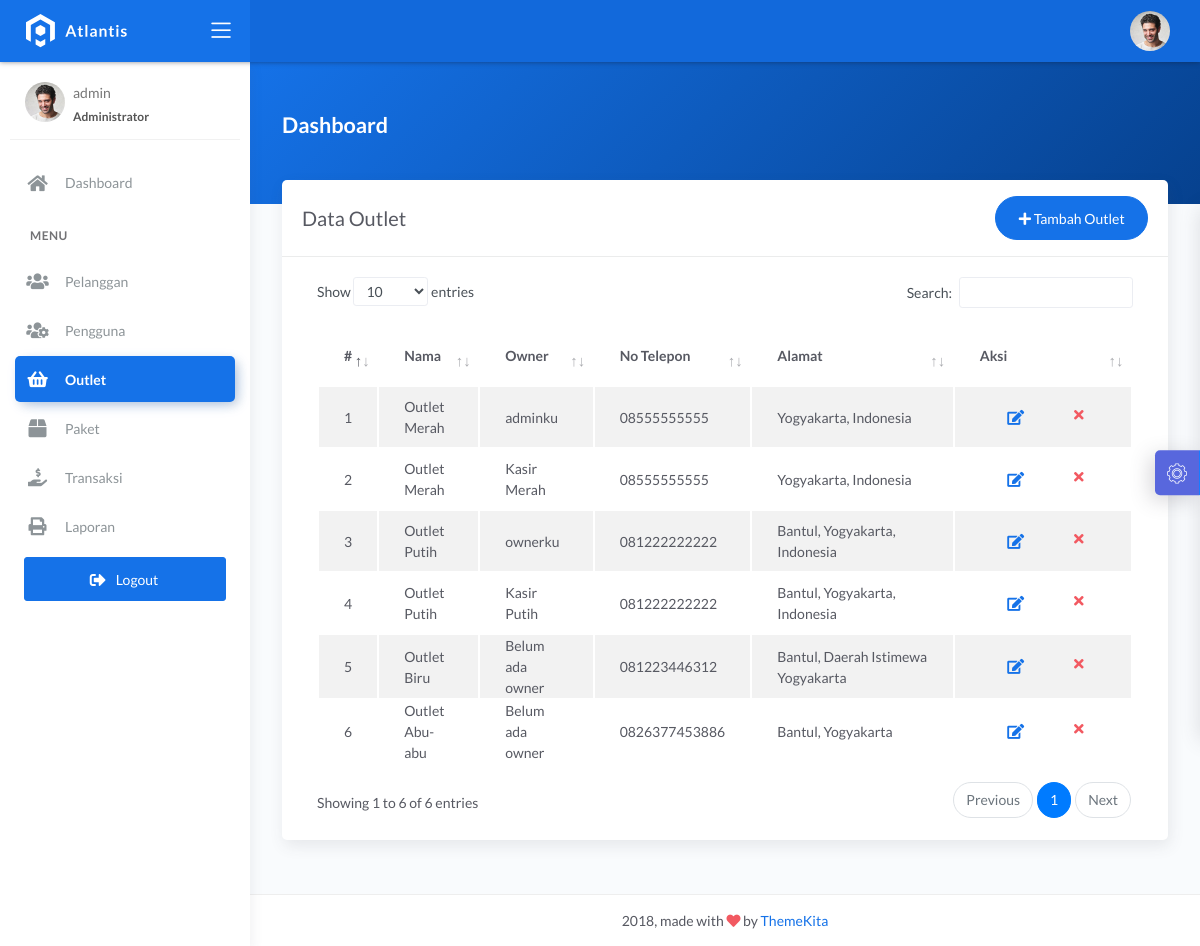
Screenshot of /admin/outlet.php (signed in) with the database file from the repository.
### tables this page shows
CREATE TABLE `user` (
  `id_user` int(11) NOT NULL,
  `nama_user` varchar(228) DEFAULT NULL,
  `username` varchar(228) DEFAULT NULL,
  `password` varchar(228) DEFAULT NULL,
  `outlet_id` int(11) DEFAULT NULL,
  `role` enum('admin','kasir','owner') DEFAULT NULL
);

CREATE TABLE `outlet` (
  `id_outlet` int(11) NOT NULL,
  `nama_outlet` varchar(228) DEFAULT NULL,
  `alamat_outlet` text DEFAULT NULL,
  `telp_outlet` varchar(15) DEFAULT NULL
);

### admin/outlet.php (the view, shortened to what this page needs)
<?php
$title = 'Data Outlet';
require 'koneksi.php';
$query = 'SELECT outlet.*, user.nama_user FROM outlet LEFT JOIN user ON user.outlet_id = outlet.id_outlet';
$data = mysqli_query($conn, $query);
require 'header.php';
?>
<div class="panel-header bg-primary-gradient">
    <div class="page-inner py-5">
        <div class="d-flex align-items-left align-items-md-center flex-column flex-md-row">
            <div>
                <h2 class="text-white pb-2 fw-bold">Dashboard</h2>
            </div>
        </div>
    </div>
</div>
<div class="page-inner mt--5">
    <diva class="row">
        <div class="col-md-12">
            <div class="card">
                <div class="card-header">
                    <div class="d-flex align-items-center">
                        <h4 class="card-title"><?= $title; ?></h4>
                        <a href="tambah_outlet.php" class="btn btn-primary btn-round ml-auto">
                            <i class="fa fa-plus"></i>
                            Tambah Outlet
                        </a>
                    </div>
                </div>
                <div class="card-body">
                    <div class="table-responsive">
                        <table id="basic-datatables" class="display table table-striped table-hover">
                            <thead>
                                <tr>
                                    <th style="width: 7%">#</th>
                                    <th>Nama</th>
                                    <th>Owner</th>
                                    <th>No Telepon</th>
                                    <th style="width: 25%;">Alamat</th>
                                    <th style="width: 10%">Aksi</th>
                                </tr>
                            </thead>
                            <tbody>
                                <?php
                                $no = 1;
                                if (mysqli_num_rows($data) > 0) {
                                    while ($outlet = mysqli_fetch_assoc($data)) {
                                ?>
                                        <tr>
                                            <td><?= $no++; ?></td>
                                            <td><?= $outlet['nama_outlet']; ?></td>
                                            <td><?php if ($outlet['nama_user'] == null) {
                                                    echo "Belum ada owner";
                                                } else {
                                                    echo $outlet['nama_user'];
                                                } ?>
                                            </td>
                                            <td><?= $outlet['telp_outlet']; ?></td>
                                            <td><?= $outlet['alamat_outlet']; ?></td>
                                            <td>
                                                <div class="form-button-action">
                                                    <a href="edit_outlet.php?id=<?= $outlet['id_outlet']; ?>" type="button" data-toggle="tooltip" title="" class="btn btn-link btn-primary btn-lg" data-original-title="Edit">
                                                        <i class="fa fa-edit"></i>
                                                    </a>
                                                    <a href="hapus_outlet.php?id=<?= $outlet['id_outlet']; ?>" onclick="return confirm('Yakin hapus data?');" type="button" data-toggle="tooltip" title="" class="btn btn-link btn-danger" data-original-title="Hapus">
                                                        <i class="fa fa-times"></i>
                                                    </a>
                                                </div>
                                            </td>
                                        </tr>
                                <?php }
                                }
                                ?>
                            </tbody>
                        </table>
                    </div>
                </div>
            </div>
        </div>
</div>
</div>
<?php
require 'footer.php';
?>

### rows the page displays
user: outlet.nama_outlet "Outlet Merah", nama_user "adminku", outlet.telp_outlet "08555555555", outlet.alamat_outlet "Yogyakarta, Indonesia"
user: outlet.nama_outlet "Outlet Merah", nama_user "Kasir Merah", outlet.telp_outlet "08555555555", outlet.alamat_outlet "Yogyakarta, Indonesia"
user: outlet.nama_outlet "Outlet Putih", nama_user "ownerku", outlet.telp_outlet "081222222222", outlet.alamat_outlet "Bantul, Yogyakarta, Indonesia"
user: outlet.nama_outlet "Outlet Putih", nama_user "Kasir Putih", outlet.telp_outlet "081222222222", outlet.alamat_outlet "Bantul, Yogyakarta, Indonesia"
outlet: nama_outlet "Outlet Biru", shows "Belum ada owner", telp_outlet "081223446312", alamat_outlet "Bantul, Daerah Istimewa Yogyakarta"
outlet: nama_outlet "Outlet Abu-abu", shows "Belum ada owner", telp_outlet "0826377453886", alamat_outlet "Bantul, Yogyakarta"

### other values shown
$_SESSION['username'] "admin"
$title "Data Outlet"
